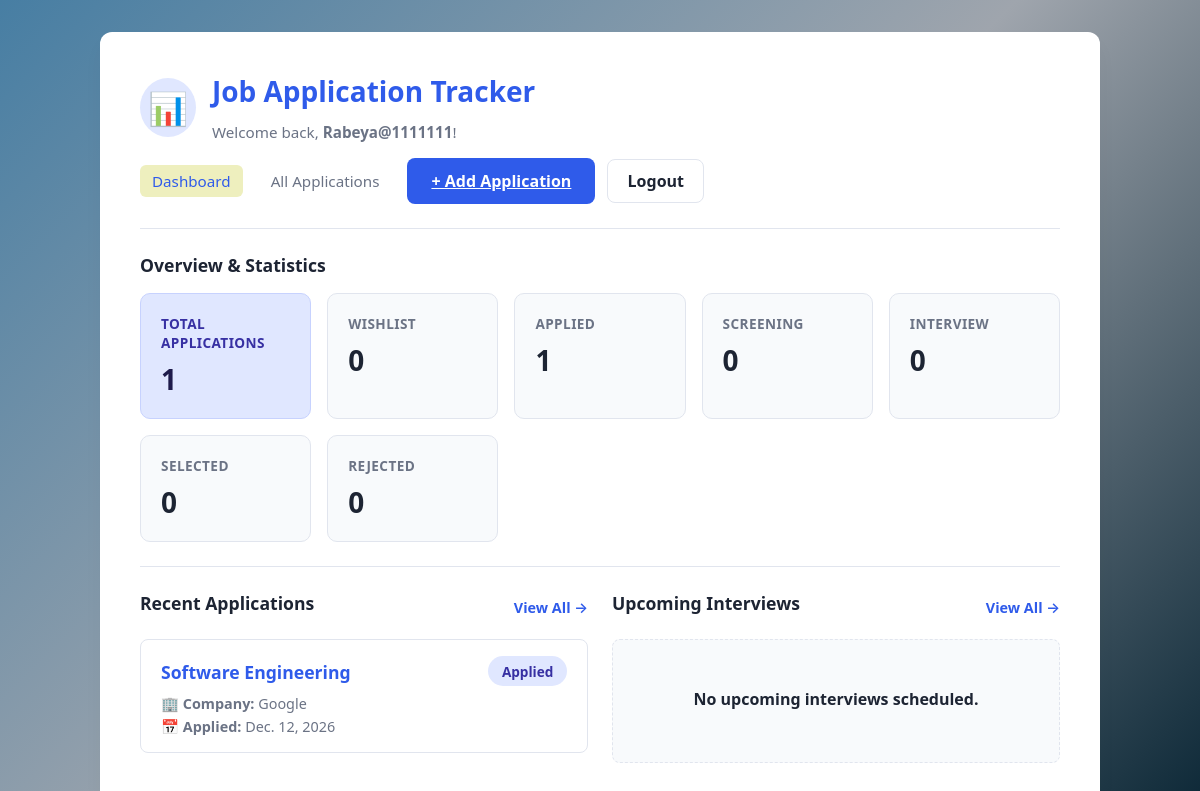
The app's page / (signed in), older data.
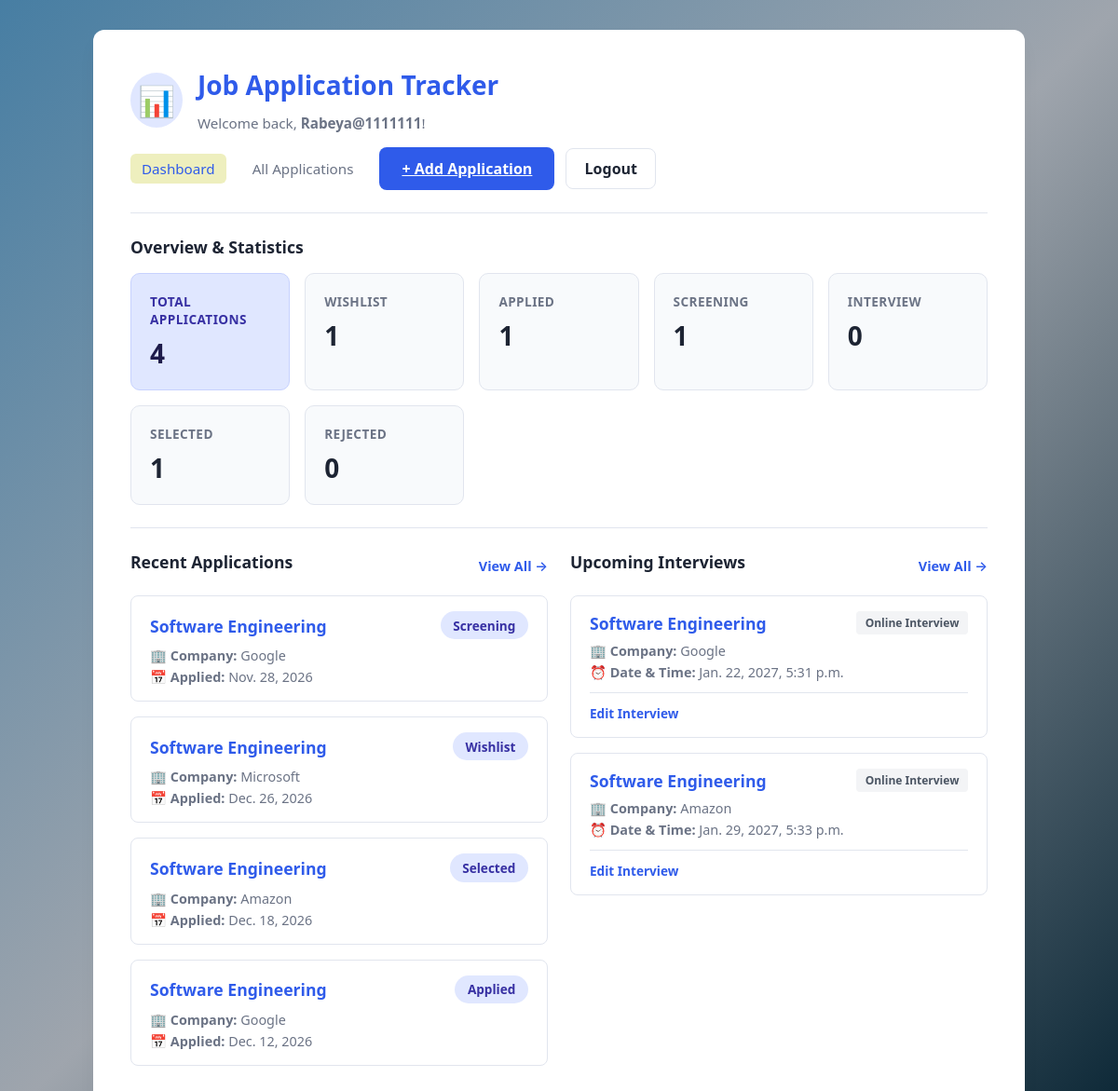
The same page, newer data.
### jobs/models.py (models this page shows, shortened)
class JobApplication(models.Model):
    STATUS_CHOICES = [
        ('wishlist', 'Wishlist'),
        ('applied', 'Applied'),
        ('screening', 'Screening'),
        ('interview', 'Interview'),
        ('selected', 'Selected'),
        ('rejected', 'Rejected'),
    ]
    user = models.ForeignKey(
        User,
        on_delete=models.CASCADE,
        related_name='job_applications'
    )
    job_title = models.CharField(max_length=200)
    company_name = models.CharField(max_length=200)
    job_description = models.TextField(blank=True)
    location = models.CharField(max_length=200, blank=True)
    salary = models.CharField(max_length=100, blank=True)
    job_url = models.URLField(blank=True)
    application_date = models.DateField()
    status = models.CharField(
        max_length=20,
        choices=STATUS_CHOICES,
        default='wishlist'
    )
    notes = models.TextField(blank=True)
    created_at = models.DateTimeField(auto_now_add=True)
    updated_at = models.DateTimeField(auto_now=True)

class Interview(models.Model):
    INTERVIEW_TYPES = [
        ('phone', 'Phone Interview'),
        ('online', 'Online Interview'),
        ('onsite', 'On-site Interview'),
        ('technical', 'Technical Interview'),
        ('hr', 'HR Interview'),
        ('other', 'Other'),
    ]
    application = models.ForeignKey(
        JobApplication,
        on_delete=models.CASCADE,
        related_name='interviews'
    )
    interview_date = models.DateTimeField()
    interview_type = models.CharField(
        max_length=20,
        choices=INTERVIEW_TYPES,
        default='online'
    )
    location = models.CharField(max_length=255, blank=True)
    meeting_link = models.URLField(blank=True)
    notes = models.TextField(blank=True)
    created_at = models.DateTimeField(auto_now_add=True)
    updated_at = models.DateTimeField(auto_now=True)

### jobs/views.py (the view)
# urls.py: path('', views.dashboard, name='dashboard'),
@login_required
def dashboard(request):
    applications = JobApplication.objects.filter(user=request.user)
    total_applications = applications.count()
    status_counts = applications.values('status').annotate(
        total=Count('id')
    )
    status_count_map = {
        item['status']: item['total']
        for item in status_counts
    }
    status_statistics = [
        {
            'value': value,
            'label': label,
            'count': status_count_map.get(value, 0),
        }
        for value, label in JobApplication.STATUS_CHOICES
    ]
    recent_applications = applications.order_by('-created_at')[:5]
    upcoming_interviews = Interview.objects.filter(
        application__user=request.user,
        interview_date__gte=timezone.now()
    ).select_related('application').order_by('interview_date')[:5]
    context = {
        'total_applications': total_applications,
        'status_statistics': status_statistics,
        'recent_applications': recent_applications,
        'upcoming_interviews': upcoming_interviews,
    }
    return render(request, 'jobs/dashboard.html', context)

### jobs/templates/jobs/dashboard.html (shortened to what this page needs)
<!DOCTYPE html>
<html lang="en">
<head>
    {% load static %}
    <link rel="stylesheet" href="{% static 'jobs/style.css' %}">
</head>
<body class="bg-container">
    <div class="card-container dashboard-card">
        <header class="dashboard-header">
            <div class="user-welcome">
                <span class="user-avatar">📊</span>
                <div>
                    <h1 class="main-title">Job Application Tracker</h1>
                    <p class="subtitle">Welcome back, <strong>{{ request.user.username }}</strong>!</p>
                </div>
            </div>
            <div class="header-actions">
                <nav class="nav-links">
                    <a href="{% url 'dashboard' %}" class="nav-item active">Dashboard</a>
                    <a href="{% url 'application_list' %}" class="nav-item">All Applications</a>
                    <a href="{% url 'application_create' %}" class="btn btn-primary">+ Add Application</a>
                </nav>
                <form method="post" action="{% url 'logout' %}" class="logout-form">
                    <button type="submit" class="btn btn-secondary-outline">Logout</button>
                </form>
            </div>
        </header>
        <main class="dashboard-content">
            <section class="dashboard-section">
                <h2 class="section-subtitle">Overview & Statistics</h2>
                <div class="stats-grid">
                    <div class="stat-card total-card">
                        <span class="stat-label">Total Applications</span>
                        <span class="stat-value">{{ total_applications }}</span>
                    </div>
                    {% for item in status_statistics %}
                        <div class="stat-card">
                            <span class="stat-label">{{ item.label }}</span>
                            <span class="stat-value">{{ item.count }}</span>
                        </div>
                    {% empty %}
                        <p class="empty-subtitle">No status statistics available.</p>
                    {% endfor %}
                </div>
            </section>
            <hr class="divider">
            <div class="dashboard-dual-grid">
                <section class="dashboard-section">
                    <div class="section-header-row">
                        <h2 class="section-subtitle">Recent Applications</h2>
                        <a href="{% url 'application_list' %}" class="btn-link">View All →</a>
                    </div>
                    <div class="cards-stack">
                        {% for application in recent_applications %}
                            <article class="dashboard-subcard">
                                <div class="subcard-header">
                                    <h3>
                                        <a href="{% url 'application_detail' application.pk %}" class="job-card-title">
                                            {{ application.job_title }}
                                        </a>
                                    </h3>
                                    <span class="status-badge status-{{ application.status|slugify }}">
                                        {{ application.get_status_display }}
                                    </span>
                                </div>
                                <div class="subcard-body">
                                    <p>🏢 <strong>Company:</strong> {{ application.company_name }}</p>
                                    <p>📅 <strong>Applied:</strong> {{ application.application_date }}</p>
                                </div>
                            </article>
                        {% empty %}
                            <div class="empty-state">
                                <p class="empty-title">You haven't added any job applications yet.</p>
                                <a href="{% url 'application_create' %}" class="btn-link">+ Add your first application</a>
                            </div>
                        {% endfor %}
                    </div>
                </section>
                <section class="dashboard-section">
                    <div class="section-header-row">
                        <h2 class="section-subtitle">Upcoming Interviews</h2>
                        <a href="{% url 'interview_list' %}" class="btn-link">View All →</a>
                    </div>
                    <div class="cards-stack">
                        {% for interview in upcoming_interviews %}
                            <article class="dashboard-subcard interview-card">
                                <div class="subcard-header">
                                    <h3 class="job-card-title">{{ interview.application.job_title }}</h3>
                                    <span class="type-badge">{{ interview.get_interview_type_display }}</span>
                                </div>
                                <div class="subcard-body">
                                    <p>🏢 <strong>Company:</strong> {{ interview.application.company_name }}</p>
                                    <p>⏰ <strong>Date & Time:</strong> {{ interview.interview_date }}</p>
                                </div>
                                <div class="subcard-footer">
                                    <a href="{% url 'interview_update' interview.pk %}" class="card-action-link edit">
                                        Edit Interview
                                    </a>
                                </div>
                            </article>
                        {% empty %}
                            <div class="empty-state">
                                <p class="empty-title">No upcoming interviews scheduled.</p>
                            </div>
                        {% endfor %}
                    </div>
                </section>
            </div>
        </main>
    </div>
</body>
</html>

Row changes from the older to the newer data that the page shows:
added JobApplication: job_title "Software Engineering", status "Screening", company_name "Google", application_date "Nov. 28, 2026"
added JobApplication: job_title "Software Engineering", status "Wishlist", company_name "Microsoft", application_date "Dec. 26, 2026"
added JobApplication: job_title "Software Engineering", status "Selected", company_name "Amazon", application_date "Dec. 18, 2026"
added Interview: application.job_title "Software Engineering", interview_type "Online Interview", application.company_name "Google", interview_date "Jan. 22, 2027, 5:31 p.m."
added Interview: application.job_title "Software Engineering", interview_type "Online Interview", application.company_name "Amazon", interview_date "Jan. 29, 2027, 5:33 p.m."
Text that changed along with them:
{{ total_applications }}: "1" → "4"
new list line: "WISHLIST 1"
new list line: "SCREENING 1"
new list line: "SELECTED 1"
list line gone: "WISHLIST 0"
list line gone: "SCREENING 0"
list line gone: "SELECTED 0"
text no longer shown: "No upcoming interviews scheduled."
